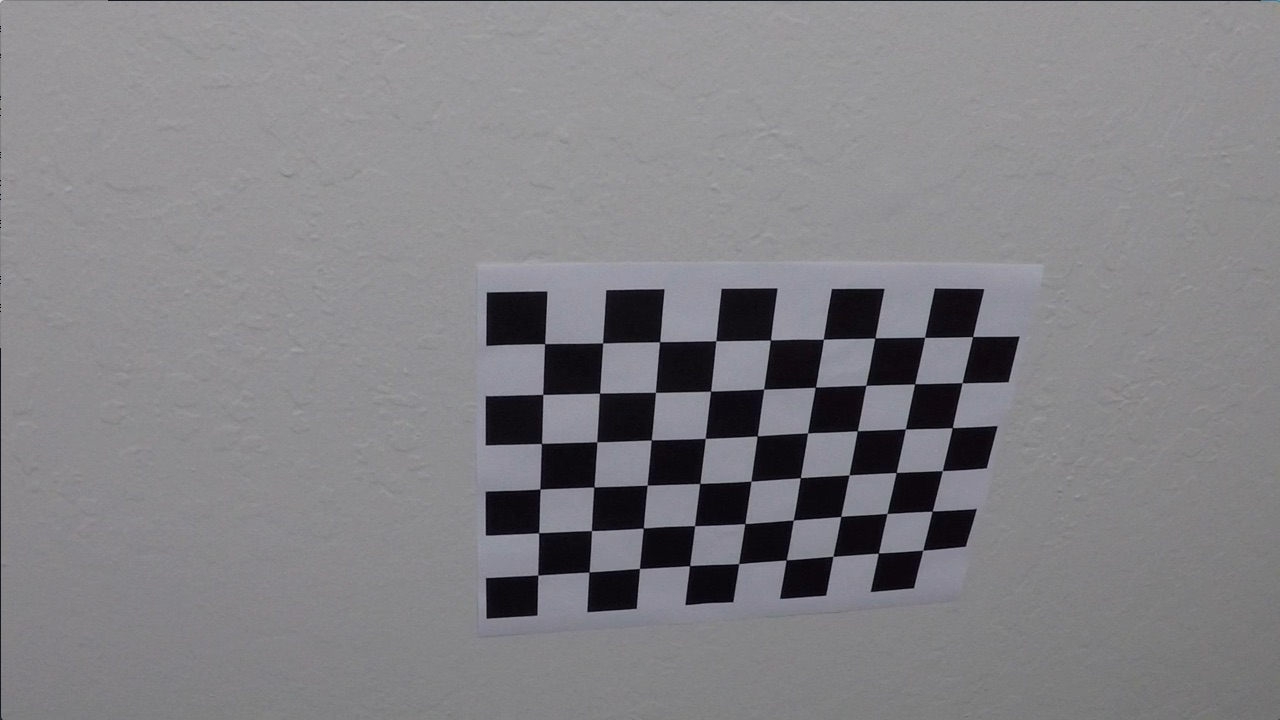
#> input picture camera_cal/calibration10.jpg, 1280 x 720 px; its folder holds only this picture in this run
$ jupyter execute --allow-errors Advanced-Lane-Finding.ipynb   (shell and % lines are left out)   (older library calls are emulated)
#> lines starting #> are read from the running program, lines starting #| are printed output that depends on the picture
### helper.py
import numpy as np
import cv2
import glob
import matplotlib.pyplot as plt
import matplotlib.image as mpimg
import pickle
from PIL import Image

# [46 lines left out: function pipeline_features, not called in this run]


def persp_trans(img):
    #img = cv2.imread(img)
    gray = cv2.cvtColor(img, cv2.COLOR_BGR2GRAY)
#     # My choice of 200 pixels is not exact, but close enough for our purpose here
    offset = 10 # offset for dst points
#     # Grab the image shape
    img_size = (gray.shape[1], gray.shape[0])

#     # For source points I'm grabbing the outer four detected corners
    #src = np.float32([[450,520],[880,520],[1150,720],[170,720] ])
    #src = np.float32([[580,400],[710,400],[1125,710],[195,710] ])
    #src = np.float32([[580,455],[194,720],[1125,720],[705,455] ])
    # For destination points, I'm arbitrarily choosing some points to be
    # a nice fit for displaying our warped result
    # again, not exact, but close enough for our purposes

    src = np.float32([[(img_size[0] / 2) - 63, img_size[1] / 2 + 100],
        [((img_size[0] / 6) - 20), img_size[1]],
        [(img_size[0] * 5 / 6) + 60, img_size[1]],
        [(img_size[0] / 2 + 65), img_size[1] / 2 + 100]])
    dst = np.float32([[(img_size[0] / 4), 0],
        [(img_size[0] / 4), img_size[1]],
        [(img_size[0] * 3 / 4), img_size[1]],
        [(img_size[0] * 3 / 4), 0]])
    # Given src and dst points, calculate the perspective transform matrix
    Minv = cv2.getPerspectiveTransform(dst, src)
    M = cv2.getPerspectiveTransform(src, dst)
    # Warp the image using OpenCV warpPerspective()
    warped = cv2.warpPerspective(img, M, img_size)
    warped = cv2.cvtColor(warped, cv2.COLOR_RGB2BGR)
    # write to pickle file

    t_pickle = {}
    t_pickle["M"] = M
    t_pickle["Minv"] = Minv
    pickle.dump(t_pickle, open("t_pickle.p", "wb"))
    cv2.imwrite('warped.jpg',warped)

    return warped, M, Minv

# [268 lines left out: functions find_lane_pixels, fit_polynomial, fit_poly, search_around_poly, measure_curvature_pixels, measure_curvature_real and 1 more, not called in this run]

### Advanced-Lane-Finding.ipynb
## Advanced Lane Finding Project

The goals / steps of this project are the following:

* Compute the camera calibration matrix and distortion coefficients given a set of chessboard images.
* Apply a distortion correction to raw images.
* Use color transforms, gradients, etc., to create a thresholded binary image.
* Apply a perspective transform to rectify binary image ("birds-eye view").
* Detect lane pixels and fit to find the lane boundary.
* Determine the curvature of the lane and vehicle position with respect to center.
* Warp the detected lane boundaries back onto the original image.
* Output visual display of the lane boundaries and numerical estimation of lane curvature and vehicle position.

---
## First, I'll compute the camera calibration using chessboard images

[cell 1]
import numpy as np
import cv2
import glob
import matplotlib.pyplot as plt
import matplotlib.image as mpimg
import pickle

### Briefly state how you computed the camera matrix and distortion coefficients. Provide an example of a distortion corrected calibration image.
### 1. Compute the camera calibration matrix and distortion coefficients given a set of chessboard images.

OpenCV functions or other methods were used to calculate the correct camera matrix and distortion coefficients using the calibration chessboard images provided in the repository (note these are 9x6 chessboard images, unlike the 8x6 images used in the lesson). The distortion matrix should be used to un-distort one of the calibration images provided as a demonstration that the calibration is correct. Example of undistorted calibration image is Included in the writeup (or saved to a folder).

[cell 2]
# prepare object points, like (0,0,0), (1,0,0), (2,0,0) ....,(6,5,0)
objp = np.zeros((6*9,3), np.float32)
objp[:,:2] = np.mgrid[0:9, 0:6].T.reshape(-1,2)

# Arrays to store object points and image points from all the images.
objpoints = [] # 3d points in real world space
imgpoints = [] # 2d points in image plane.

# Make a list of calibration images
images = glob.glob('camera_cal/calibration*.jpg')
#images = 'camera_cal/calibration1.jpg'
# Step through the list and search for chessboard corners
for idx, fname in enumerate(images):
    img = cv2.imread(fname)
#> img is the input picture: shape (720, 1280, 3); mean B, G, R 133.1, 129.4, 130.2
    gray = cv2.cvtColor(img, cv2.COLOR_BGR2GRAY)

    # Find the chessboard corners
    ret, corners = cv2.findChessboardCorners(gray, (9,6), None)
#> ret = True; corners = 54 rows, first 8: [545.3, 343.1], [602.7, 342.8], [660.1, 341.3], [715.8, 340.7], [770.6, 340], [823.5, 339.2], [874.3, 338.5], [925.1, 337.4]

    # If found, add object points, image points
    if ret == True:
        objpoints.append(objp)
        imgpoints.append(corners)

        # Draw and display the corners
        cv2.drawChessboardCorners(img, (9,6), corners, ret)
        write_name = 'corners_found'+str(idx)+'.jpg'
        cv2.imwrite(write_name, img)

### 2. Apply a distortion correction to raw images.

[cell 3]
# Test undistortion on an image
img = cv2.imread('camera_cal/calibration1.jpg')
#> (the rest of this cell did not finish here and is left out)

### Describe how (and identify where in your code) you used color transforms, gradients or other methods to create a thresholded binary image. Provide an example of a binary image result.
### 3. Use color transforms, gradients, etc., to create a thresholded binary image.

A method or combination of methods (i.e., color transforms, gradients) has been used to create a binary image containing likely lane pixels. There is no "ground truth" here, just visual verification that the pixels identified as part of the lane lines are, in fact, part of the lines. Example binary images should be included in the writeup (or saved to a folder) and submitted with the project.

[cell 4]
#image = mpimg.imread('test_images/straight_lines1.jpg')
image = ('test_images/straight_lines1.jpg')
# Edit this function to create your own pipeline.
# [56 lines left out: function pipeline_features, not called in this run]

# [12 lines of commented-out code are left out]

### Describe how (and identify where in your code) you performed a perspective transform and provide an example of a transformed image.
### 4. Apply a perspective transform to rectify binary image ("birds-eye view").

OpenCV function or other method has been used to correctly rectify each image to a "birds-eye view". Transformed images should be included in the writeup (or saved to a folder) and submitted with the project.

[cell 5]
img = cv2.imread('test_images/straight_lines1.jpg')
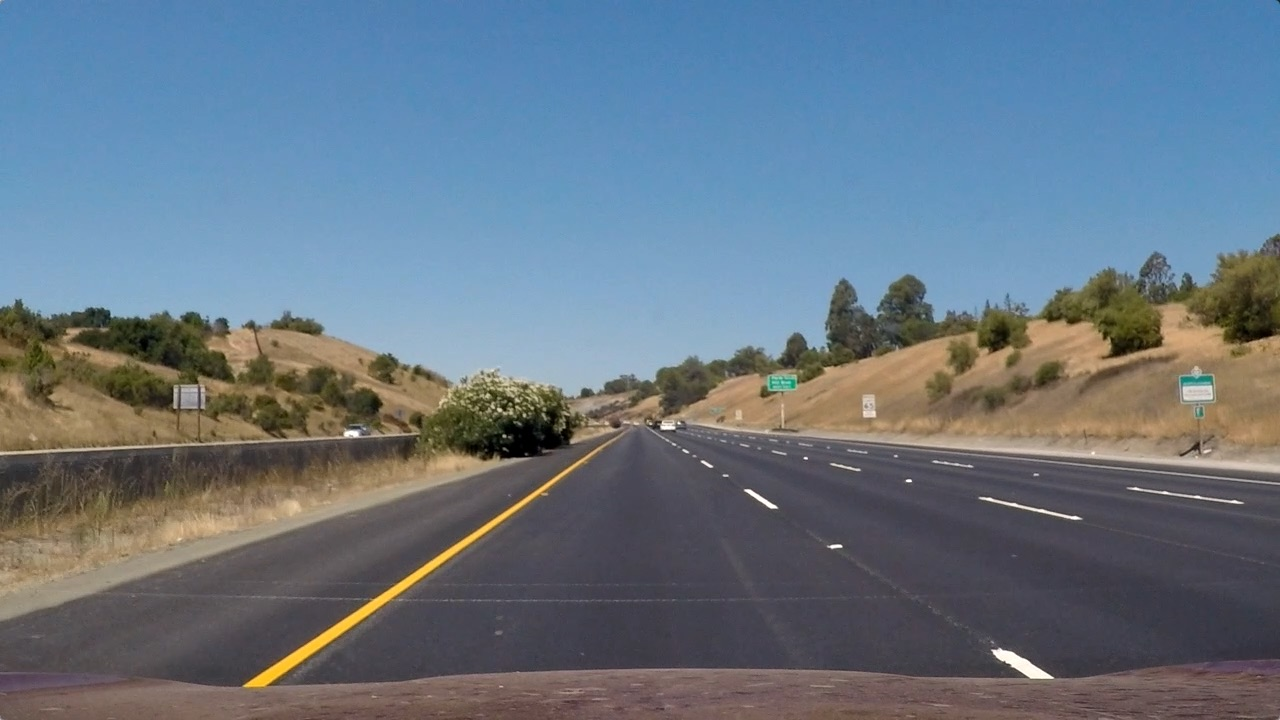
#> input picture test_images/straight_lines1.jpg, 1280 x 720 px
#> img is the input picture: shape (720, 1280, 3); mean B, G, R 131.2, 117.7, 103.2

gray = cv2.cvtColor(img, cv2.COLOR_BGR2GRAY)
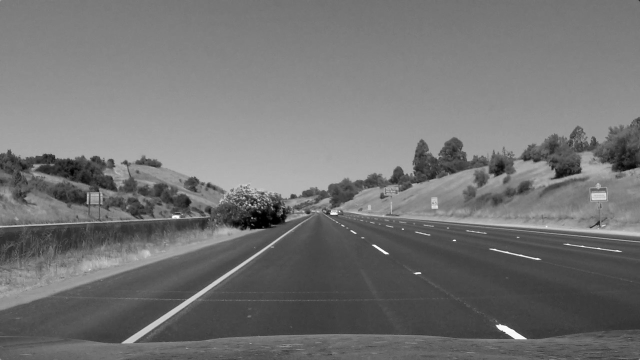
#> gray: shape (720, 1280) (shown at 1/2 size); min 0, max 255, mean 114.9
# My choice of 200 pixels is not exact, but close enough for our purpose here
offset = 0 # offset for dst points
# Grab the image shape
img_size = (gray.shape[1], gray.shape[0])

# For source points I'm grabbing the outer four detected corners
#src = np.float32([[580,450],[710,450],[1150,650],[180,650] ])
src = np.float32(
    [[(img_size[0] / 2) - 55, img_size[1] / 2 + 100],
    [((img_size[0] / 6) - 10), img_size[1]],
    [(img_size[0] * 5 / 6) + 60, img_size[1]],
    [(img_size[0] / 2 + 55), img_size[1] / 2 + 100]])
dst = np.float32(
    [[(img_size[0] / 4), 0],
    [(img_size[0] / 4), img_size[1]],
    [(img_size[0] * 3 / 4), img_size[1]],
    [(img_size[0] * 3 / 4), 0]])
# For destination points, I'm arbitrarily choosing some points to be
# a nice fit for displaying our warped result
# again, not exact, but close enough for our purposes
# dst = np.float32([[offset, offset], [img_size[0]-offset, offset],
#                              [img_size[0]-offset, img_size[1]-offset],
#                              [offset, img_size[1]-offset]])
# Given src and dst points, calculate the perspective transform matrix
M = cv2.getPerspectiveTransform(src, dst)
Minv = cv2.getPerspectiveTransform(dst, src)
# Warp the image using OpenCV warpPerspective()
warped = cv2.warpPerspective(img, M, img_size)
cv2.imwrite('warped2.jpg',warped)
f, (ax1, ax2) = plt.subplots(1, 2, figsize=(24, 9))
f.tight_layout()
ax1.imshow(img)
ax1.set_title('Original Image', fontsize=50)
ax2.imshow(warped)
ax2.set_title('birds-eye view straight line', fontsize=50)
plt.subplots_adjust(left=0., right=1, top=0.9, bottom=0.)

[cell 6]
image_1 = 'test_images/test2.jpg'
# [31 lines left out: function persp_trans, not called in this run]
# [9 lines of commented-out code are left out]

[cell 7]
# draw 4 lines
print("draw lines on image...")
cv2.line(img, tuple(src[0]), tuple(src[1]), [255,0,0], 2)
cv2.line(img, tuple(src[1]), tuple(src[2]), [255,0,0], 2)
cv2.line(img, tuple(src[2]), tuple(src[3]), [255,0,0], 2)
cv2.line(img, tuple(src[3]), tuple(src[0]), [255,0,0], 2)

cv2.line(warped, tuple(dst[0]), tuple(dst[1]), [255,0,0], 2)
cv2.line(warped, tuple(dst[1]), tuple(dst[2]), [255,0,0], 2)
cv2.line(warped, tuple(dst[2]), tuple(dst[3]), [255,0,0], 2)
cv2.line(warped, tuple(dst[3]), tuple(dst[0]), [255,0,0], 2)

# write to pickle file
# print("write to pickle file >>> t_pickle.p")
# trans_pickle = {}
# trans_pickle["M"] = M
# trans_pickle["Minv"] = Minv
# pickle.dump(trans_pickle, open("t_pickle.p", "wb"))

print("Visulize the result...")
f, (ax1,ax2) = plt.subplots(1,2, figsize=(20,10))
ax1.imshow(img), ax1.set_title('Undistored Image', fontsize=15)
ax2.imshow(warped), ax2.set_title('Wraped Image', fontsize=15)
plt.show()

### Describe how (and identify where in your code) you identified lane-line pixels and fit their positions with a polynomial?

### 5. Detect lane pixels and fit to find the lane boundary.

Methods have been used to identify lane line pixels in the rectified binary image. The left and right line have been identified and fit with a curved functional form (e.g., spine or polynomial). Example images with line pixels identified and a fit overplotted should be included in the writeup (or saved to a folder) and submitted with the project.

#> (a cell that did not finish here is left out)

#> (a cell that did not finish here is left out)

[cell 10]
import numpy as np
import matplotlib.image as mpimg
import matplotlib.pyplot as plt
import cv2

# Load our image
#binary_warpedx = mpimg.imread('warped.jpg')

# Optional TODO - tune the threshold to try to match the above image!
#binary_warped = hls_select(binary_warpedx, thresh=(50, 200))
#binarium = pipeline_features(binary_warpedx)
# [112 lines left out: functions find_lane_pixels, fit_polynomial, not called in this run]


# [10 lines of commented-out code are left out]

### Describe how (and identify where in your code) you calculated the radius of curvature of the lane and the position of the vehicle with respect to center.

Here the idea is to take the measurements of where the lane lines are and estimate how much the road is curving and where the vehicle is located with respect to the center of the lane. The radius of curvature may be given in meters assuming the curve of the road follows a circle. For the position of the vehicle, you may assume the camera is mounted at the center of the car and the deviation of the midpoint of the lane from the center of the image is the offset you're looking for. As with the polynomial fitting, convert from pixels to meters.

[cell 11]
import cv2
import numpy as np
import matplotlib.image as mpimg
import matplotlib.pyplot as plt

# Load our image - this should be a new frame since last time!
#binary_warped = mpimg.imread('warped-example.jpg')
# Define conversions in x and y from pixels space to meters
#ym_per_pix = 30/720 # meters per pixel in y dimension
#xm_per_pix = 3.7/640 # meters per pixel in x dimension
# Polynomial fit values from the previous frame
# Make sure to grab the actual values from the previous step in your project!
#left_fit = np.array([ -4.90421067e-04,7.83310086e-01,-5.31463074e+01])
#right_fit = np.array([-2.36039952e-04,6.03098681e-01,8.74195123e+02])

# [88 lines left out: functions fit_poly, search_around_poly, not called in this run]

# Run image through the pipeline
# Note that in your project, you'll also want to feed in the previous fits
#result,left_fit_cr,right_fit_cr,ploty,left_fitx, right_fitx= search_around_poly(binary_warped)

# View your output
#plt.imshow(result)

[cell 12]
# [17 lines left out: function measure_curvature_pixels, not called in this run]


# Calculate the radius of curvature in pixels for both lane lines
#left_curverad, right_curverad, curverad = measure_curvature_pixels(left_fit_cr, right_fit_cr,ploty)

#print(left_curverad, right_curverad)

[cell 13]
# [21 lines left out: function measure_curvature_real, not called in this run]


# Calculate the radius of curvature in meters for both lane lines
#left_curverad, right_curverad,curverad = measure_curvature_real(left_fit_cr, right_fit_cr,ploty)

#print(left_curverad, 'm', right_curverad, 'm','Avg Curverad', curverad )

### Provide an example image of your result plotted back down onto the road such that the lane area is identified clearly.

The fit from the rectified image has been warped back onto the original image and plotted to identify the lane boundaries. This should demonstrate that the lane boundaries were correctly identified. An example image with lanes, curvature, and position from center should be included in the writeup (or saved to a folder) and submitted with the project.

#> (a cell that did not finish here is left out)

### Provide a link to your final video output. Your pipeline should perform reasonably well on the entire project video (wobbly lines are ok but no catastrophic failures that would cause the car to drive off the road!)

The image processing pipeline that was established to find the lane lines in images successfully processes the video. The output here should be a new video where the lanes are identified in every frame, and outputs are generated regarding the radius of curvature of the lane and vehicle position within the lane. The pipeline should correctly map out curved lines and not fail when shadows or pavement color changes are present. The output video should be linked to in the writeup and/or saved and submitted with the project.

[cell 15]
import numpy as np
import cv2
import glob
import matplotlib.pyplot as plt
import matplotlib.image as mpimg
import pickle
from PIL import Image
# Import everything needed to edit/save/watch video clips
from moviepy.editor import VideoFileClip
from IPython.display import HTML

import helper
from helper import pipeline_features, find_lane_pixels, fit_polynomial, search_around_poly, fit_poly, measure_curvature_pixels, measure_curvature_real, persp_trans, measure_offset

def pipeline(img):
    #image = cv2.imread(img)
    #image = cv2.cvtColor(image.astype(np.uint8), cv2.COLOR_BGR2RGB)
    #img = Image.fromarray(img)
    warped,M,Minv = persp_trans(img)
#> in persp_trans, `warped = cv2.warpPerspective(img, M, img_size)`:
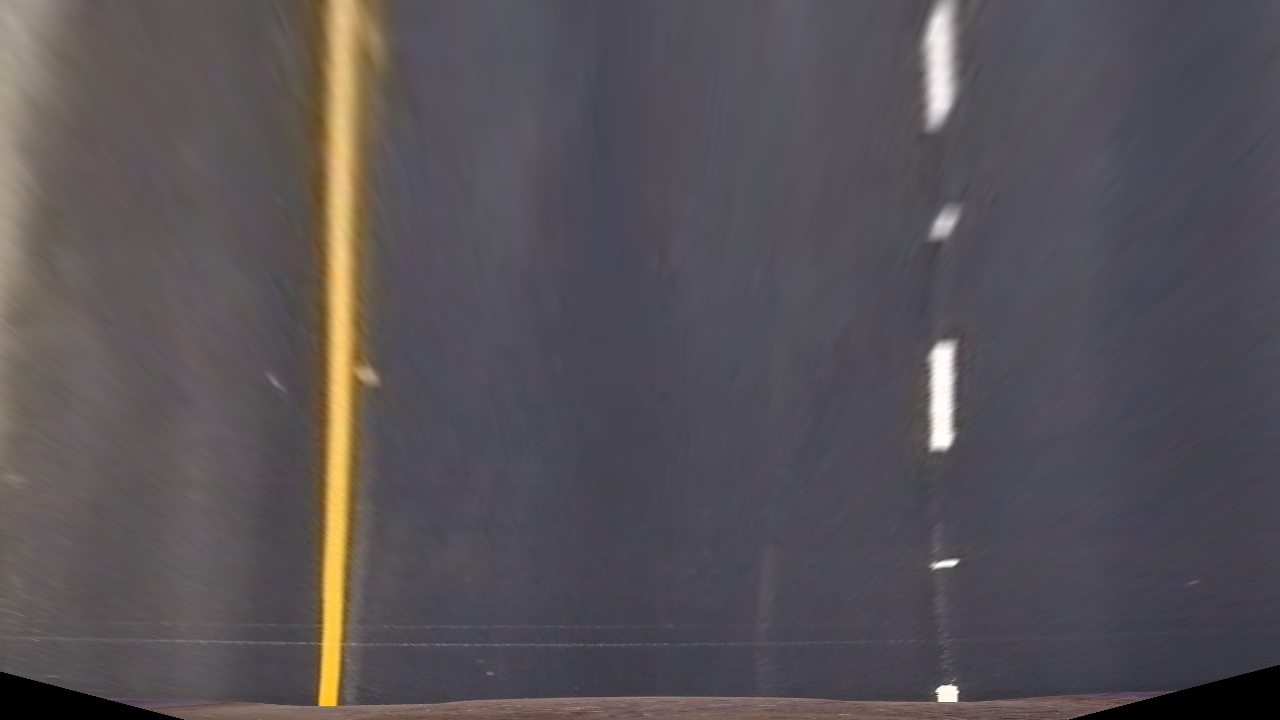
#> warped: shape (720, 1280, 3); mean B, G, R 86.3, 81.8, 86.7
#> M = [[-0.494, -1.49, 939.8], [1.61e-15, -1.99, 916.8], [1.94e-18, -0.00239, 1]]; Minv = [[0.2, -0.765, 513], [2.37e-16, -0.502, 460], [2.15e-19, -0.0012, 1]]
    binary_warped = pipeline_features(warped, s_thresh=(170, 255), sx_thresh=(50, 250))

    # HYPERPARAMETERS
    # Choose the number of sliding windows
    nwindows = 9
    # Set the width of the windows +/- margin
    margin = 150
    # Set minimum number of pixels found to recenter window
    minpix = 50

    leftx, lefty, rightx, righty, out_img = find_lane_pixels(binary_warped,nwindows,margin, minpix)

    out_img,left_fit,right_fit = fit_polynomial(binary_warped,nwindows,margin, minpix)

    # Define conversions in x and y from pixels space to meters
    # Define conversions in x and y from pixels space to meters
    ym_per_pix = 30/720 # meters per pixel in y dimension
    xm_per_pix = 3.7/700 # meters per pixel in x dimension
    # Polynomial fit values from the previous frame
    # Make sure to grab the actual values from the previous step in your project!
    left_fit = np.array(left_fit)
    right_fit = np.array(right_fit)

    result_img,left_fit_cr,right_fit_cr,ploty,left_fitx, right_fitx= search_around_poly(binary_warped,left_fit,right_fit,margin,ym_per_pix,xm_per_pix)

    # Calculate the radius of curvature in pixels for both lane lines
    left_curverad, right_curverad, curverad = measure_curvature_pixels(left_fit_cr, right_fit_cr,ploty)

    # Calculate the radius of curvature in meters for both lane lines
    left_curverad_m, right_curverad_m,curverad_m = measure_curvature_real(left_fit_cr, right_fit_cr,ploty,ym_per_pix,xm_per_pix)

    # My choice of 200 pixels is not exact, but close enough for our purpose here
    #offset = 0 # offset for dst points
    # For source points I'm grabbing the outer four detected corners

    #src = np.float32([[580,460],[194,720],[1125,720],[705,460] ])

    offset = measure_offset(leftx, lefty, rightx, righty, left_fit_cr, right_fit_cr, ym_per_pix, xm_per_pix)
    warp_zero = np.zeros_like(binary_warped).astype(np.uint8)
    color_warp = np.dstack((warp_zero, warp_zero, warp_zero))
    # Recast the x and y points into usable format for cv2.fillPoly()
    pts_left = np.array([np.transpose(np.vstack([left_fitx, ploty]))])
    pts_right = np.array([np.flipud(np.transpose(np.vstack([right_fitx, ploty])))])
    pts = np.hstack((pts_left, pts_right))

    # Draw the lane onto the warped blank image
    cv2.fillPoly(color_warp, np.int_([pts]), (0,255, 0))
    rad = []
    offset1 = []
    rad1 = np.round(curverad_m)
    offset = np.round(offset)
    rad.append(rad1)
    offset1.append(offset)
    rad_cur = str(np.mean(rad))
    offset_ce = str(np.mean(offset1))
    # Warp the blank back to original image space using inverse perspective matrix (Minv)
    newwarp = cv2.warpPerspective(color_warp, Minv, (img.shape[1], img.shape[0]))
    # Combine the result with the original image
    result = cv2.addWeighted(img, 1, newwarp, 0.3, 0)
    cv2.putText(result, 'Radius of Curvature ='+rad_cur+'m', org=(0,50),
            fontFace= cv2.FONT_HERSHEY_SIMPLEX, fontScale=2, color=(255,255,255),
            thickness=2, lineType=cv2.LINE_AA)
    cv2.putText(result, 'Vehicle is ='+offset_ce+'m left of center', org=(0,100),
            fontFace= cv2.FONT_HERSHEY_SIMPLEX, fontScale=2, color=(255,255,255),
            thickness=2, lineType=cv2.LINE_AA)
    plt.imshow(result)
    return result
